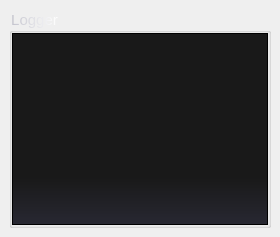
  <widget class="QDockWidget" name="logger">
   <property name="sizePolicy">
    <sizepolicy hsizetype="Minimum" vsizetype="Minimum">
     <horstretch>0</horstretch>
     <verstretch>0</verstretch>
    </sizepolicy>
   </property>
   <property name="font">
    <font>
     <pointsize>11</pointsize>
     <italic>false</italic>
     <bold>false</bold>
     <kerning>true</kerning>
    </font>
   </property>
   <property name="styleSheet">
    <string notr="true">font: 11pt &quot;微软雅黑&quot;;</string>
   </property>
   <property name="features">
    <set>QDockWidget::DockWidgetClosable|QDockWidget::DockWidgetFloatable|QDockWidget::DockWidgetMovable</set>
   </property>
   <property name="allowedAreas">
    <set>Qt::AllDockWidgetAreas</set>
   </property>
   <property name="windowTitle">
    <string>消息盒子</string>
   </property>
   <attribute name="dockWidgetArea">
    <number>8</number>
   </attribute>
   <widget class="QWidget" name="dockWidgetContents">
    <property name="sizePolicy">
     <sizepolicy hsizetype="Minimum" vsizetype="Preferred">
      <horstretch>0</horstretch>
      <verstretch>0</verstretch>
     </sizepolicy>
    </property>
    <layout class="QVBoxLayout" name="verticalLayout_4">
     <item>
      <widget class="QGroupBox" name="groupBox_2">
       <property name="sizePolicy">
        <sizepolicy hsizetype="Minimum" vsizetype="Preferred">
         <horstretch>0</horstretch>
         <verstretch>0</verstretch>
        </sizepolicy>
       </property>
       <property name="font">
        <font>
         <pointsize>11</pointsize>
         <italic>false</italic>
         <bold>false</bold>
        </font>
       </property>
       <property name="styleSheet">
        <string notr="true">font: 11pt &quot;Segoe Print&quot;;
color: qlineargradient(spread:pad, x1:0, y1:0, x2:1, y2:0, stop:0 rgba(195, 195, 205, 255), stop:1 rgba(255, 255, 255, 255));
</string>
       </property>
       <property name="title">
        <string>Logger</string>
       </property>
       <layout class="QGridLayout" name="gridLayout_4">
        <property name="leftMargin">
         <number>0</number>
        </property>
        <property name="topMargin">
         <number>0</number>
        </property>
        <property name="rightMargin">
         <number>0</number>
        </property>
        <property name="bottomMargin">
         <number>0</number>
        </property>
        <item row="0" column="0">
         <widget class="QListView" name="listView">
          <property name="styleSheet">
           <string notr="true">QListView{ 
	background-color: qlineargradient(spread:pad, x1:0, y1:0.75, x2:0, y2:1, stop:0 rgba(25, 25, 25, 255), stop:1 rgba(40, 40, 50, 255));
}</string>
          </property>
          <property name="viewMode">
           <enum>QListView::ListMode</enum>
          </property>
         </widget>
        </item>
       </layout>
      </widget>
     </item>
    </layout>
   </widget>
  </widget>
